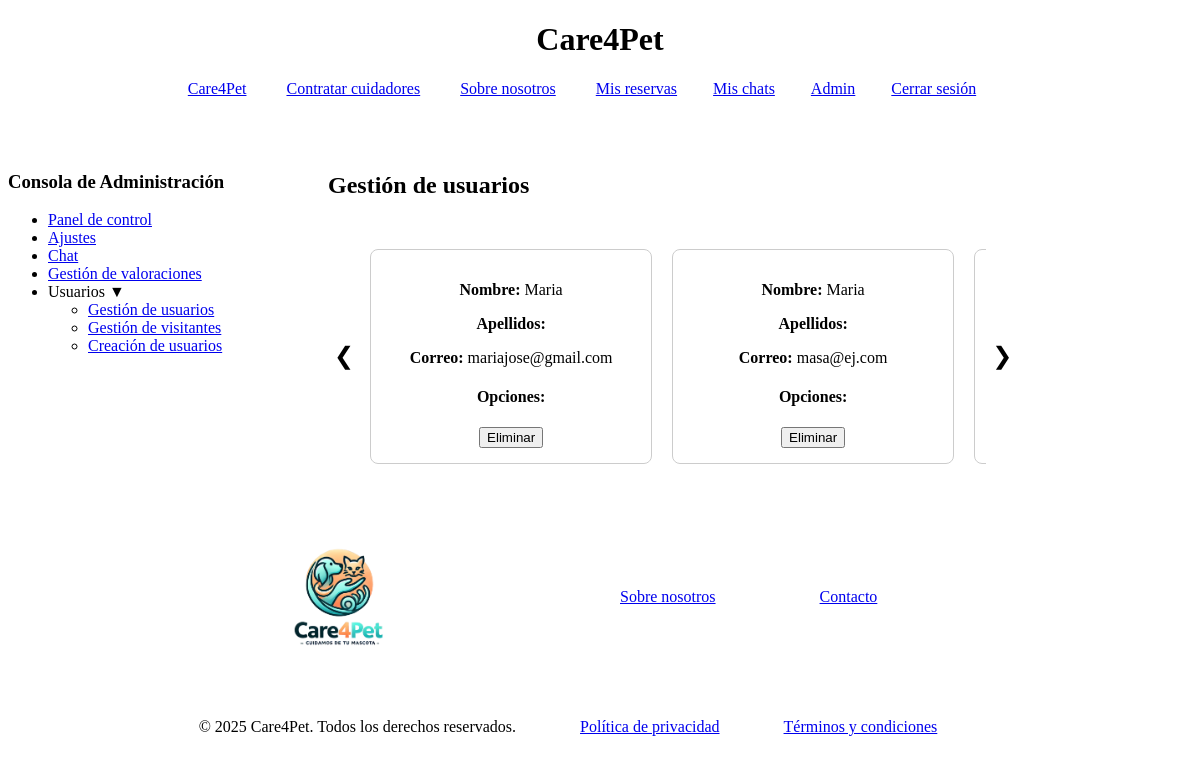
/admin_Gu.php (signed in), run on an earlier commit of the app's database.
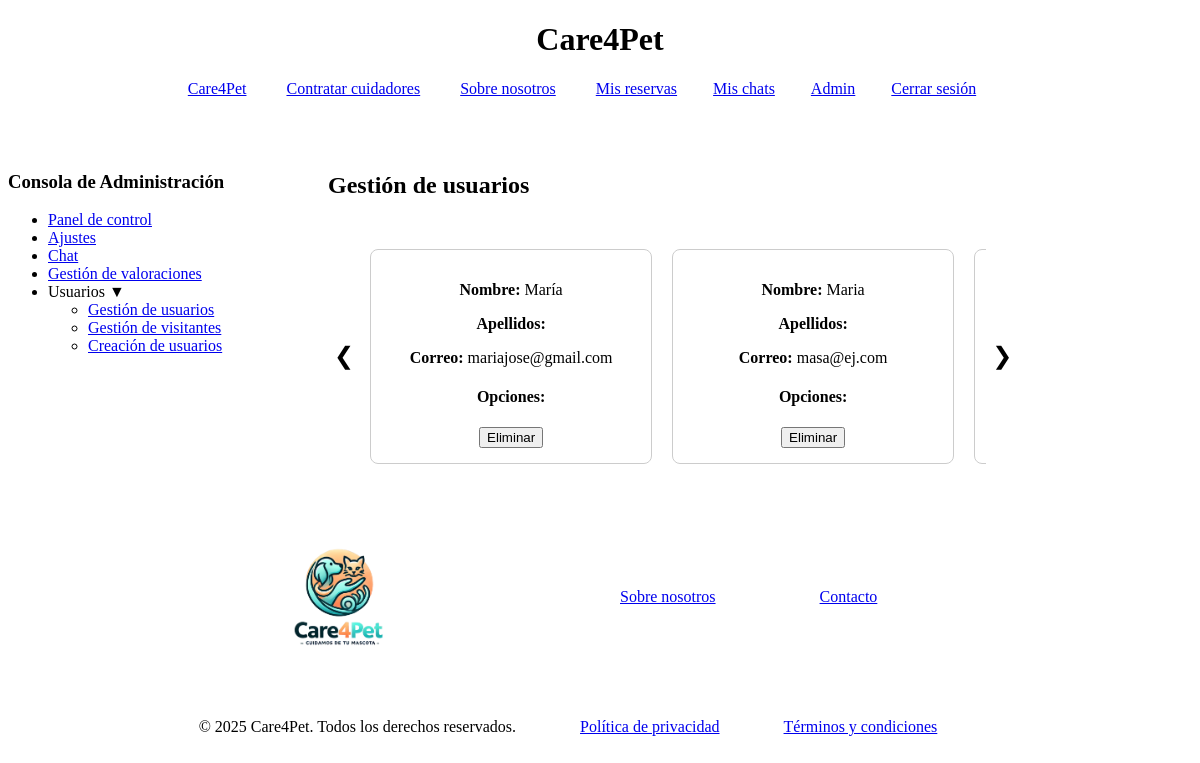
And on a later commit of the database.
### tables this page shows
CREATE TABLE `usuarios` (
  `idUsuario` bigint(20) UNSIGNED NOT NULL,
  `Nombre` varchar(255) NOT NULL,
  `Apellidos` varchar(255) NOT NULL,
  `Correo` varchar(255) NOT NULL,
  `Contraseña` varchar(255) NOT NULL,
  `DNI` varchar(255) NOT NULL,
  `Telefono` int(11) NOT NULL,
  `FotoPerfil` text DEFAULT NULL,
  `Direccion` varchar(255) DEFAULT NULL,
  `esDueno` tinyint(1) NOT NULL DEFAULT 0,
  `esCuidador` tinyint(1) NOT NULL DEFAULT 0,
  `esAdmin` tinyint(1) NOT NULL DEFAULT 0,
  `cuentaActiva` tinyint(1) NOT NULL DEFAULT 1,
  `fecha_registro` timestamp NOT NULL DEFAULT current_timestamp()
);

### admin_Gu.php (the view, shortened to what this page needs)
<?php
$db = DatabaseConnection::getInstance();
$conn = $db->getConnection();
$sql = "SELECT idUsuario, Nombre, Apellidos, Correo, DNI, FotoPerfil FROM usuarios WHERE esAdmin = 0";
$result = $conn->query($sql);
?>
<!DOCTYPE html>
<html lang="es">
    <head>
        <link rel="stylesheet" type="text/css" href="CSS/estilo.css">
    </head>
    <body>
        <?php require_once __DIR__ . '/includes/vistas/comun/cabecera.php'; ?>
        <div class="contenedorAd">
            <?php require_once __DIR__ . '/sidebarAd.php'; ?>
            <main class="contenidoAd">
                <div class="titulosAd">
                    <h2>Gestión de usuarios</h2>
                </div>
                <div class="contenedorAdGu">
                    <button class="prev" onclick="desplazarIzquierda()">&#10094;</button>
                    <div class="listaAdGu">
                        <?php while ($usuario = $result->fetch_assoc()) { ?>
                            <div class="cuadroAdGu">
                                <p><b>Nombre: </b><?php echo htmlspecialchars(trim(strip_tags($usuario['Nombre']))); ?></p>
                                <p><b>Apellidos: </b><?php htmlspecialchars(trim(strip_tags($usuario['Apellidos']))); ?></p>
                                <p><b>Correo: </b><?php echo htmlspecialchars(trim(strip_tags($usuario['Correo']))); ?></p>
                                <h4>Opciones:</h4>
                                <button onclick="confirmarEliminacion(<?php echo $usuario['idUsuario']; ?>)">Eliminar</button>
                            </div>
                            <?php }
                        ?>
                    </div>
                    <button class="next" onclick="desplazarDerecha()">&#10095;</button>
                </div>
            </main>
        </div>
        <?php require_once __DIR__ . '/includes/vistas/comun/pie_pagina.php';?>
        <?php require_once __DIR__ . '/includes/vistas/comun/aviso_legal.php'; ?>
    </body>
</html>

### includes/vistas/comun/cabecera.php
<header>
    <h1 style="text-align:center">Care4Pet</h1>
    <?php
        require 'menu.php';
    ?>
</header><br><br><br>

### includes/vistas/comun/menu.php (shortened to what this page needs)
<nav style="text-align:center">
	<span><a href="index.php">Care4Pet</a></span> &emsp;&emsp;
	<span><a href="pagina_contratacion.php">Contratar cuidadores</a></span> &emsp;&emsp;
	<span><a href="sobre_nosotros.php">Sobre nosotros</a></span> &emsp;&emsp;
	<?php
		if (isset($_SESSION["login"]) && $_SESSION["login"] == true) {
			echo "<span><a href=\"mis_reservas.php\">Mis reservas</a></span> &emsp;&emsp;";
			echo "<span><a href=\"mis_chats.php\">Mis chats</a></span> &emsp;&emsp;";
			$id = $_SESSION["id"];
			$sentencia_sql = "SELECT * FROM usuarios WHERE idUsuario = '$id'";
			$con = (DatabaseConnection::getInstance())->getConnection();
			$consulta = $con->query($sentencia_sql);
			if ($consulta->num_rows > 0) {
				$filaResultado = $consulta->fetch_assoc();
				$esAdmin = $filaResultado["esAdmin"];
				if ($esAdmin) {
                  			echo "<span><a href=\"admin_Pc.php\">Admin</a></span> &emsp;&emsp;";
               			}
			}
			echo "<span><a href=\"logout.php\">Cerrar sesión</a></span> &emsp;&emsp;";
		}
		else {
			echo "<span><a href=\"registro.php\">Registrarse</a></span> &emsp;&emsp;";
			echo "<span><a href=\"login.php\">Iniciar sesión</a></span> &emsp;&emsp;";
		}
	?>
</nav>

### sidebarAd.php (shortened to what this page needs)
<aside class="sidebarAd">
    <h3>Consola de Administración</h3>
    <ul>
        <li><a href="admin_Pc.php">Panel de control</a></li>
        <li><a href="admin_ajustes.php">Ajustes</a></li>
        <li><a href="admin_chat.php">Chat</a></li>
        <li><a href="admin_Gval.php">Gestión de valoraciones</a></li>
        <li class="submenu">
            <span onclick="toggleSubMenu(this)">Usuarios ▼</span>
            <ul class="submenu-list">
                <li><a href="admin_Gu.php">Gestión de usuarios</a></li>
                <li><a href="admin_Gv.php">Gestión de visitantes</a></li>
                <li><a href="admin_Cu.php">Creación de usuarios</a></li>
            </ul>
        </li>
    </ul>
</aside>

### includes/vistas/comun/pie_pagina.php
<br><br><br><br><footer>
    <div style="padding-left: 100px; display: flex; align-items: center">
        <img src="img/LogoCare4PetTransparente.png" alt="Logo de Care4Pet" height="100"
            width="112" style="display: inline-block; margin: 0 175px; vertical-align: middle">
         <div style="text-align: center;">
            <span style="display: inline-block; margin: 0 50px; vertical-align: middle">
                <a href="sobre_nosotros.php">Sobre nosotros</a></span>
            <span style="display: inline-block; margin: 0 50px; vertical-align: middle">
                <a href="contacto.php">Contacto</a></span>
        </div>
    </div>
</footer><br><br><br><br>

### includes/vistas/comun/aviso_legal.php
<div style="display: flex; align-items: center; justify-content: center">
    <span>© 2025 Care4Pet. Todos los derechos reservados.</span> &emsp;&emsp;&emsp;&emsp;
    <span><a href="politica_de_privacidad.php">Política de privacidad</a></span> &emsp;&emsp;&emsp;&emsp;
    <span><a href="terminos_y_condiciones.php">Términos y condiciones</a></span> &emsp;&emsp;&emsp;&emsp;
</div>

### CSS/estilo.css (style rules this page uses)
.sidebarAd { width: 300px; flex-shrink: 0; z-index: 1000; }
.contenidoAd { display: flex; flex-direction: column; align-items: center; padding-left: 20px; gap: 20px; width: 80%; }
.contenedorAd { display: flex; width: 80%; }
.contenedorAdGu { display: flex; align-items: center; width: 100%; }
.listaAdGu { display: flex; gap: 20px; overflow-x: auto; padding: 10px; scroll-behavior: smooth; width: 80%; }
.cuadroAdGu { min-width: 250px; border: 1px solid #ccc; padding: 15px; text-align: center; border-radius: 8px; }
.prev, .next { background: none; border: none; font-size: 24px; cursor: pointer; z-index: 10; }
.submenu-list { display: none; }
.titulosAd { width: 100%; display: block; }

What changed in the data, as far as the page shows it:
changed usuarios "mariajose@gmail.com": Nombre "Maria" → "María"
